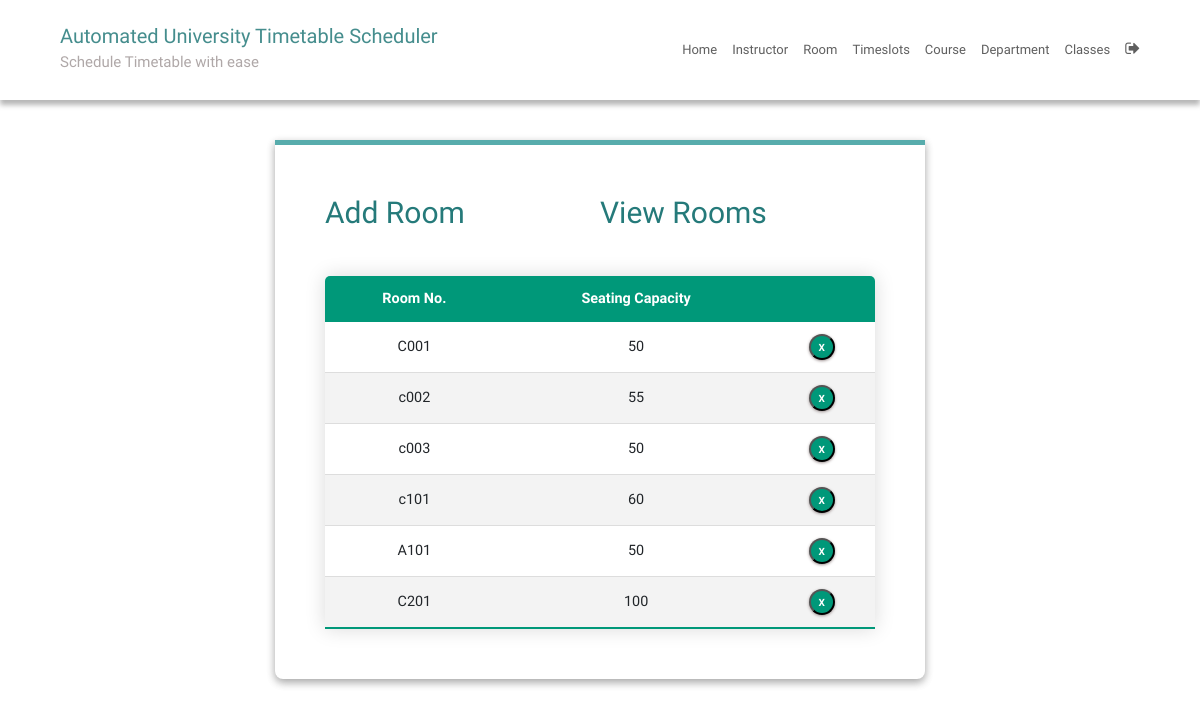
The page /roomEdit/ (signed in) on the database as committed earlier.
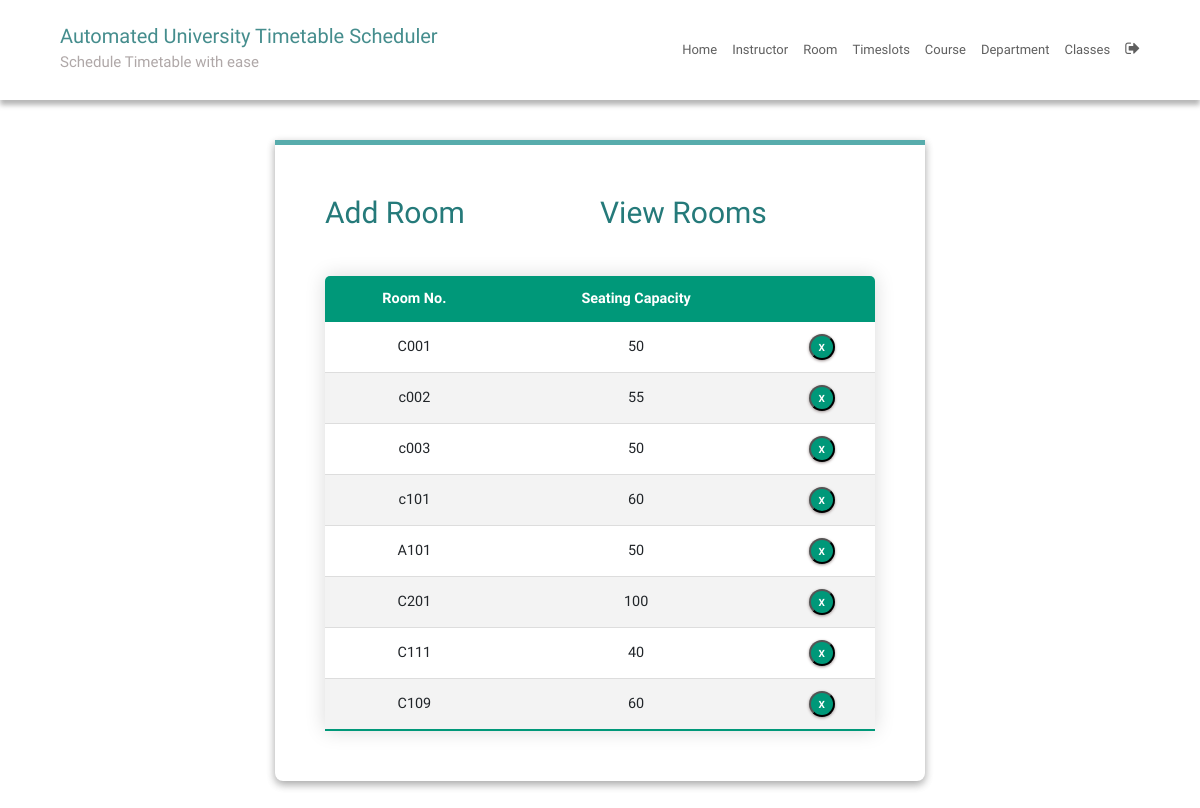
The same page on the database as committed later.
### SchedulerApp/models.py (models this page shows, shortened)
class Room(models.Model):
    r_number = models.CharField(max_length=6)
    seating_capacity = models.IntegerField(default=0)

### SchedulerApp/views.py (the view)
# urls.py: path("roomEdit/", roomEdit, name="roomEdit"),
@login_required
def roomEdit(request):
    context = {"rooms": Room.objects.all()}
    return render(request, "roomEdit.html", context)

### SchedulerApp/templatetags/index.py (called while the page is built)
@register.tag
def active(parser, token):
    args = token.split_contents()
    template_tag = args[0]
    if len(args) < 2:
        raise (template.TemplateSyntaxError, f'{template_tag} tag requires at least one argument')
    return NavSelectedNode(args[1:])

    def render(self, context):
        path = context['request'].path
        for p in self.patterns:
            pValue = template.Variable(p).resolve(context)
            if path == pValue:
                return 'active'
        return ''

### templates/roomEdit.html (shortened to what this page needs)
{% extends 'base.html' %}
{% block content %}
{% load static %}
<fieldset class="fieldset">
  <div class="tablink">
    <a href="{% url 'roomAdd'%}">
      <h1 onclick="openPage('new')" id="defaultOpen">Add Room</h1>
    </a>
    <h1 onclick="openPage('edit')" id="link_to_edit">View Rooms</h1>
  </div>
  <div class="tabcontent" id="edit">
    <table class="editTable">
      <thead>
        <tr class="table-headers">
          <th>Room No.</th>
          <th>Seating Capacity</th>
          <th class="empty"></th>
        </tr>
      </thead>
      <tbody>
        {% for rm in rooms %}
        <tr>
          <td>{{rm.r_number}}</td>
          <td>{{rm.seating_capacity}}</td>
          <td class="empty">
            <form action="{% url 'deleteroom' rm.id %}" method="post">
              <input type="submit" value="X" class="cross">
            </form>
          </td>
        </tr>
        {% endfor %}
      </tbody>
    </table>
  </div>
</fieldset>
{% endblock %}

Rows that differ between the two databases and show on the page:
added Room: r_number "C111", seating_capacity "40"
added Room: r_number "C109", seating_capacity "60"
